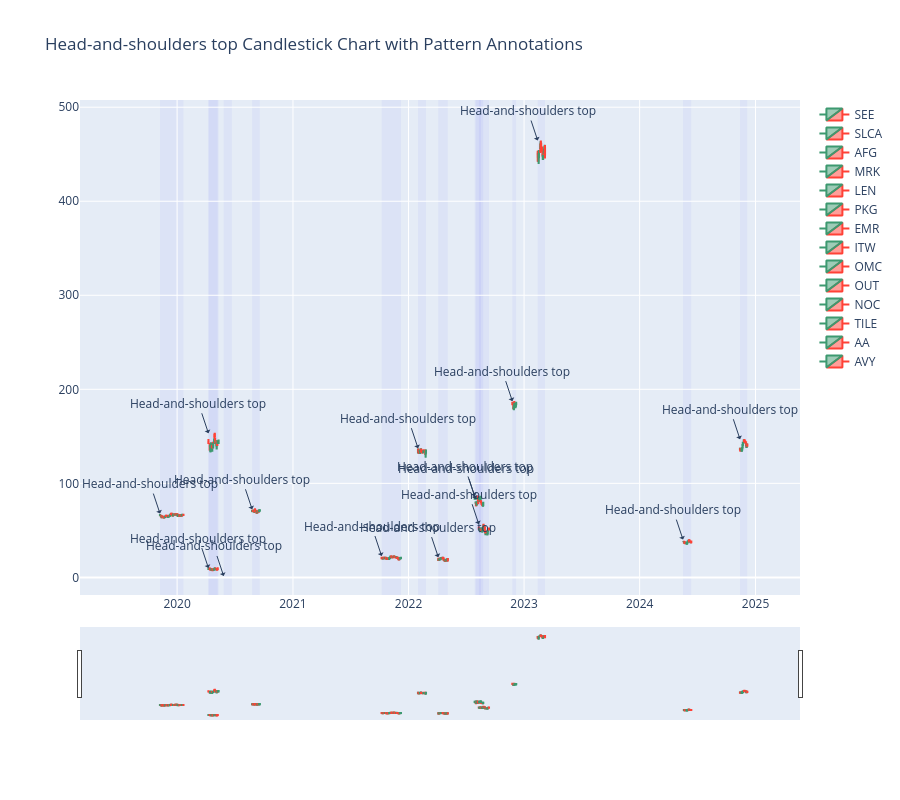

Notebook code cell kept with this figure:
### Code cell
import pandas as pd
import plotly.graph_objects as go
import random


pattern = 'Head-and-shoulders top'
n = 15

# Get all the rows with 'Head-and-shoulders top' chart pattern
head_and_shoulders_df = cleanedPatternDf[cleanedPatternDf['Chart Pattern'] == pattern]

# Get a random sample of 10 rows
random_head_and_shoulders_df = head_and_shoulders_df.sample(n=n)

# Initialize the figure
fig = go.Figure()

# Loop through the random sample
for index, row in random_head_and_shoulders_df.iterrows():
    symbol = row['Symbol']
    start_date = row['Start']
    end_date = row['End']
    
    # Adjust the date range to include a 5-day padding
    padded_start_date = start_date - pd.Timedelta(days=0)
    padded_end_date = end_date + pd.Timedelta(days=0)
    
    # Read the CSV file for the symbol but efore check if the csv file exists , if not skip this iteration
    try:
        symbol_df = pd.read_csv(f'Datasets/OHLC data/{symbol}.csv')
    except FileNotFoundError:
        # print(f"Data not found for {symbol}. Skipping...")
        continue

    # convert the data column to datetime type
    symbol_df['Date'] = pd.to_datetime(symbol_df['Date'])

    symbol_df['Date'] = symbol_df['Date'].dt.tz_localize(None)

    # Filter the DataFrame to include only the date range of the pattern with padding
    symbol_df_filtered = symbol_df[(symbol_df['Date'] >= padded_start_date) & (symbol_df['Date'] <= padded_end_date)]
    
    # Add the candlestick chart for the filtered date range
    fig.add_trace(go.Candlestick(x=symbol_df_filtered['Date'],
                                 open=symbol_df_filtered['Open'],
                                 high=symbol_df_filtered['High'],
                                 low=symbol_df_filtered['Low'],
                                 close=symbol_df_filtered['Close'],
                                 name=symbol))
    
    # Add shaded area for pattern range
    fig.add_shape(
        type="rect",
        xref="x",
        yref="paper",
        x0=start_date,
        y0=0,
        x1=end_date,
        y1=1,
        fillcolor='rgba(0, 0, 255, 0.2)',
        opacity=0.2,
        layer="below",
        line_width=0,
    )
    
    # Add annotation for pattern
    fig.add_annotation(x=start_date, y=symbol_df_filtered['High'].max(), text=pattern, showarrow=True, arrowhead=1)

# Update the layout
fig.update_layout(
    title=pattern+' Candlestick Chart with Pattern Annotations',
    height=800,
    autosize=True,
    yaxis={'fixedrange': False},
    xaxis={'fixedrange': False, 'rangeslider': {'visible': True}}
)

# Display the chart
fig.show()
